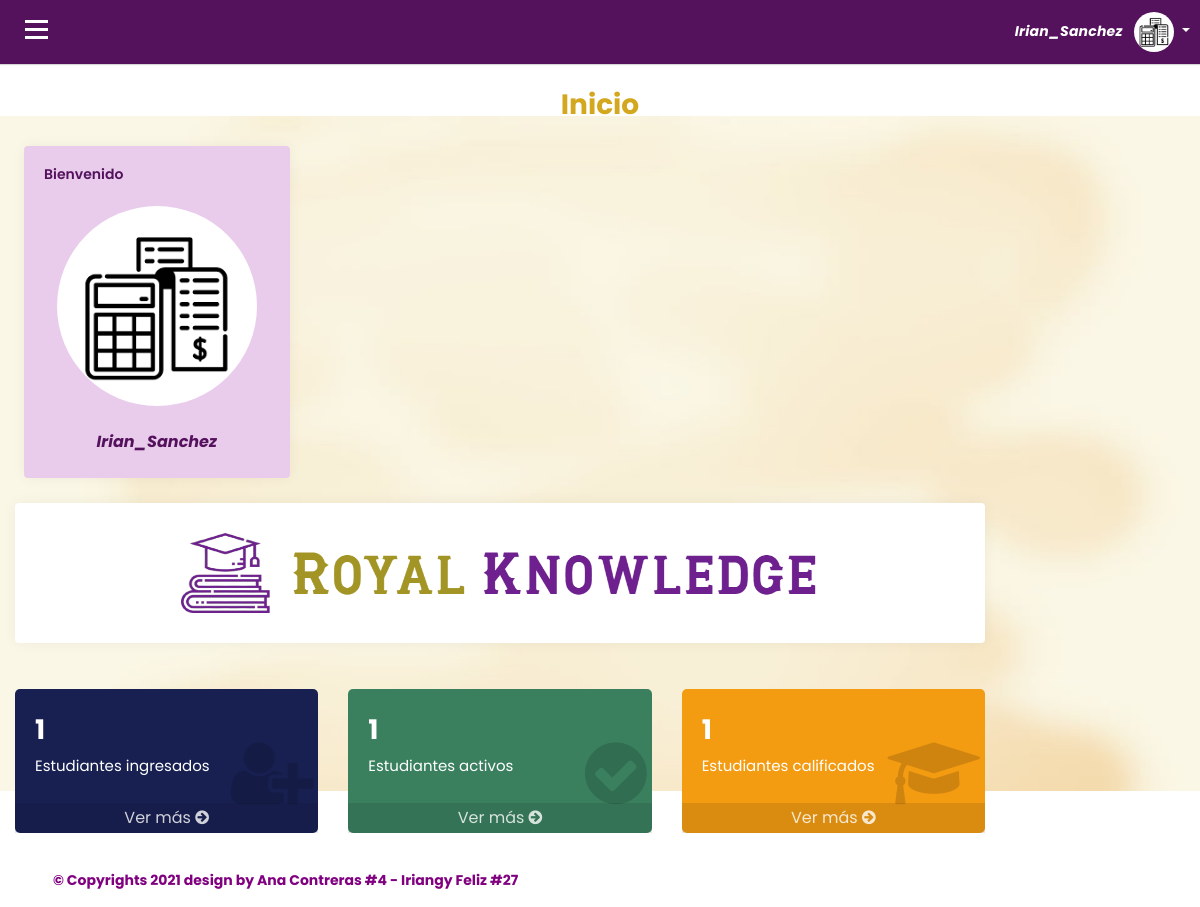
Page /aula_virtual_docente.php (signed in) on the committed database.
### tables this page shows
CREATE TABLE `docente` (
  `id` int(11) NOT NULL,
  `nombre` varchar(200) NOT NULL,
  `apellido` varchar(200) NOT NULL,
  `genero` varchar(200) NOT NULL,
  `usuario` varchar(200) NOT NULL,
  `email` varchar(200) NOT NULL,
  `telefono` varchar(200) NOT NULL,
  `celular` varchar(200) NOT NULL,
  `cedula` varchar(200) NOT NULL,
  `direccion` varchar(200) NOT NULL,
  `asignatura` varchar(200) NOT NULL,
  `estudiante` varchar(255) NOT NULL,
  `calificacion` varchar(200) NOT NULL,
  `foto` varchar(200) NOT NULL,
  `password` varchar(200) NOT NULL,
  `token` varchar(200) NOT NULL
);

### aula_virtual_docente.php (the view, shortened to what this page needs)
<?php
  require 'database.php';
  if (isset($_SESSION['user_id'])) {
    $records = $conn->prepare('SELECT id, usuario, foto, password FROM docente WHERE id = :id');
    $records->bindParam(':id', $_SESSION['user_id']);
    $records->execute();
    $results = $records->fetch(PDO::FETCH_ASSOC);
    $records2 = $conn->prepare('SELECT COUNT(*) FROM estudiante');
    $records2->execute();
    $num_estudiante = $records2->fetchColumn();
    $records3 = $conn->prepare('SELECT COUNT(*) FROM estudiante WHERE estado = "Activo" ');
    $records3->execute();
    $num_estudiante_activo = $records3->fetchColumn();
    $records4 = $conn->prepare('SELECT COUNT(*) FROM estudiante WHERE calificacion_1ra_asignatura && calificacion_2da_asignatura IS NOT NULL ');
    $records4->execute();
    $num_estudiante_calificados = $records4->fetchColumn();
    $user = null;
    if(count($results) > 0) {
      $user = $results;
    }
  }
?>
<!DOCTYPE html>
<html>
<head>
  <link rel="stylesheet" type="text/css" href="assets/css/bootstrap.min.css">
  <link rel="stylesheet" href="https://cdnjs.cloudflare.com/ajax/libs/font-awesome/4.7.0/css/font-awesome.min.css">
    <link rel="stylesheet" href="https://stackpath.bootstrapcdn.com/bootstrap/4.1.3/css/bootstrap.min.css">
       <link rel="stylesheet" href="https://use.fontawesome.com/releases/v5.7.2/css/all.css"
>
        <link rel="stylesheet" href="https://cdn.jsdelivr.net/npm/bootstrap-icons@1.4.0/font/bootstrap-icons.css">
      <link href="https://maxcdn.bootstrapcdn.com/font-awesome/4.3.0/css/font-awesome.min.css" rel="stylesheet">
     <link rel="stylesheet" href="font/font/flaticon.css">
</head>
<body>
  <?php if(!empty($user)): ?>
    <div id="wrapper">
        <div id="page-content-wrapper">
      <div id="content">
       <div class="container-fluid p-0 px-lg-0 px-md-0">
        <nav class="navbar navbar-expand navbar-light my-navbar">
            <div type="button" id="bar" class="nav-icon1 hamburger animated fadeInLeft is-closed" data-toggle="offcanvas">
               <span></span>
          <span></span>
         <span></span>
            </div>
          <ul class="navbar-nav ml-auto">
            <li class="nav-item dropdown  d-sm-none">
            <li class="nav-item dropdown">
              <a class="nav-link dropdown-toggle" href="#" id="userDropdown" role="button" data-toggle="dropdown">
                <span class="mr-2 d-none d-lg-inline text-gray-600 medium"><b><i> <?= $user['usuario']; ?></i></b></span>
                <?php if ($user['foto'] == ''){echo "<img class='img-profile rounded-circle' src='images/perfil.png'>";} else{
                echo "<img class='img-profile rounded-circle' src='images/".$user['foto']."'>";
            } ?>
              </a>
            </li>
          </ul>
        </nav>
        <div class="container-fluid px-lg-4">
<div class="row">
<div class="col-md-12 mt-lg-4 mt-4">
          <div class="d-sm-flex align-items-center justify-content-between mb-4">
            <p style="margin-left: -px;"><h1 class="h3 mb-0" style="color: #d4a81e"><b>Inicio</b></h1></p>
          </div>
      </div>
      <div class="col-md-12">
       <div class="row">
                  <div class="col-sm-3">
                    <div class="card" style="background-color: #e9cbec;">
                      <div class="card-body">
                        <h5 class="card-title mb-4" style="color: #53125b;">Bienvenido</h5>
                        <center><?php if ($user['foto'] == ''){echo "<img class='img-profile rounded-circle' src='images/perfil.png' width=200px height=200px>";} else{
                echo "<img class='img-profile rounded-circle' src='images/".$user['foto']."' width=200px height=200px>";
            } ?></center>
                        <div class="mb-1">
                          <br>
                          <span style="color: #53125b;"><center><b><i><?= $user['usuario']; ?> </i></b></center></span>
                        </div>
                      </div>
                    </div>
                  </div>
                  <div class="row" >
                    <table border="0px" style="margin-left: 20px; ">
                      <tr>
                        <td>
                          <div class="row">
                <div class="col" style="width: 1000px;">
                    <div class="card" >
                      <div class="card-body">
                        <span><center><img src="images/logo.png" width="700px" height="100px" ></center></span>
                      </div>
                    </div>
                  </div>
                  </div>
                        </td>
                      </tr>
                      <tr>
                        <td>
                          <div class="row">
                          <div class="col-lg-4 col-sm-6">
            <div class="card-box bg-blue">
                <div class="inner">
                    <h3> <?=  $num_estudiante ?> </h3>
                    <p> Estudiantes ingresados </p>
                </div>
                <div class="icon">
                    <i class="fa fa-user-plus" aria-hidden="true"></i>
                </div>
                <a href="ingresar_estudiantes.php" class="card-box-footer">Ver más <i class="fa fa-arrow-circle-right"></i></a>
            </div>
        </div>
        <div class="col-lg-4 col-sm-6">
            <div class="card-box bg-green">
                <div class="inner">
                    <h3> <?= $num_estudiante_activo ?> </h3>
                    <p> Estudiantes activos </p>
                </div>
                <div class="icon">
                    <i class="fa fa-check-circle" aria-hidden="true"></i>
                </div>
                <a href="ingresar_estudiantes.php" class="card-box-footer">Ver más <i class="fa fa-arrow-circle-right"></i></a>
            </div>
        </div>
        <div class="col-lg-4 col-sm-6">
            <div class="card-box bg-orange">
                <div class="inner">
                    <h3> <?= $num_estudiante_calificados ?> </h3>
                    <p> Estudiantes calificados </p>
                </div>
                <div class="icon">
                    <i class="fa fa-graduation-cap" aria-hidden="true"></i>
                </div>
                <a href="calificar_estudiantes.php" class="card-box-footer">Ver más <i class="fa fa-arrow-circle-right"></i></a>
            </div>
        </div>
  </div>
                        </td>
                      </tr>
                    </table>
                  </div>
                  </div>
                </div>
</div>
      <footer class="footer">
        <div class="container-fluid">
          <div class="row text-muted">
            <div class="col-6 text-left">
              <p class="mb-0">
                <a href="index.html" style="color: purple;"><strong>© Copyrights 2021 design by Ana Contreras #4 - Iriangy Feliz #27 </strong></a> &copy
              </p>
            </div>
        </div>
      </div>
      </footer>
        </div>
    </div>
    </div>
  <?php else: ?>
  <?php echo "<script> alert('Redireccionando al login');location.replace('http://localhost/Royal/login.php');</script>"; header('Location: /Login/login.php'); ?>
  <?php endif; ?>
</body>
</html>

### aula_virtual_docente.php (style rules this page uses)
body { position: relative; overflow-x:hidden; background-repeat: no-repeat; background: url(images/fondo_aula_virtual.jpg) no-repeat center center fixed; background-size: 100%; font-family: 'Poppins', sans-serif; }
body, html { height: 100%; }
.navbar-nav > li > a ,.submenu-box ul li a { color:white!important; font-size: 14px; padding:10px 10px 10px 20px!important; display: block; font-weight: 400; position: relative; z-index: 2; font-family: 'Poppins', sans-serif; letter-spacing: .2px; }
.navbar-nav li { display:block!important; margin:2px 0px; }
.nav-item .nav-link { display:block; color:white!important; text-decoration: none; padding:6px 10px; transition:0.4s ease; }
.navbar-nav > li > a i:before { margin:0px 5px 0px 0px; font-size:14px; }
#page-content-wrapper { width: 100%; transition: all 0.5s ease; }
.nav-icon1 { z-index: 999; position:relative; display: block; width:23px; margin:0px 30px 0px 25px; cursor:pointer; height: 25px; }
.nav-icon1 span { position:absolute; top:0; width:100%; height:3px; cursor:pointer; background-color:white; left:0; transform:rotate(0deg); transition:.30s ease-in-out; }
.nav-icon1 span:nth-of-type(1) { top:0; }
.nav-icon1 span:nth-of-type(2) { top:8px; }
.nav-icon1 span:nth-of-type(3) { top:16px; }
.my-navbar { padding:0px; background-color:#53125b; box-shadow: 0 1px 1px 0 rgba(0,0,0,.16); }
.text-gray-600 { color: white!important; }
.nav-link .img-profile { height:40px; width:40px; }
.dropdown, .dropleft, .dropright, .dropup { position: relative; }
.card { margin-bottom: 24px; border:none; box-shadow: 0 0 0.875rem 0 rgba(33,37,41,.05); }
.card-body { flex: 1 1 auto; min-height: 1px; padding: 1.25rem; }
.card-title { font-size: .875rem; color: #495057; }
.card .card-title { position: relative; font-weight: 600; margin-bottom: 10px; }
footer.footer { padding: 1rem .875rem; direction: ltr; }
.text-muted { color: white!important; font-size:14px; }
.card-box { position: relative; color: #fff; padding: 20px 10px 40px; margin: 20px 0px; border-radius: 5px; }
.card-box .inner { padding: 5px 10px 0 10px; }
.card-box h3 { font-size: 27px; font-weight: bold; margin: 0 0 8px 0; white-space: nowrap; padding: 0; text-align: left; }
.card-box p { font-size: 15px; }
.card-box .icon { position: absolute; top: auto; bottom: 5px; right: 5px; z-index: 0; font-size: 72px; color: rgba(0, 0, 0, 0.15); }
.card-box .card-box-footer { position: absolute; left: 0px; bottom: 0px; text-align: center; padding: 3px 0; color: rgba(255, 255, 255, 0.8); background: rgba(0, 0, 0, 0.1); width: 100%; text-decoration: none; }
.bg-blue { background-color:#182052 !important; }
.bg-green { background-color: #3a805f !important; }
.bg-orange { background-color: #f39c12 !important; }

### rows in the picture
docente: usuario "Irian_Sanchez", foto (picture)

### other values in the picture
$num_estudiante "1"
$num_estudiante_activo "1"
$num_estudiante_calificados "1"
